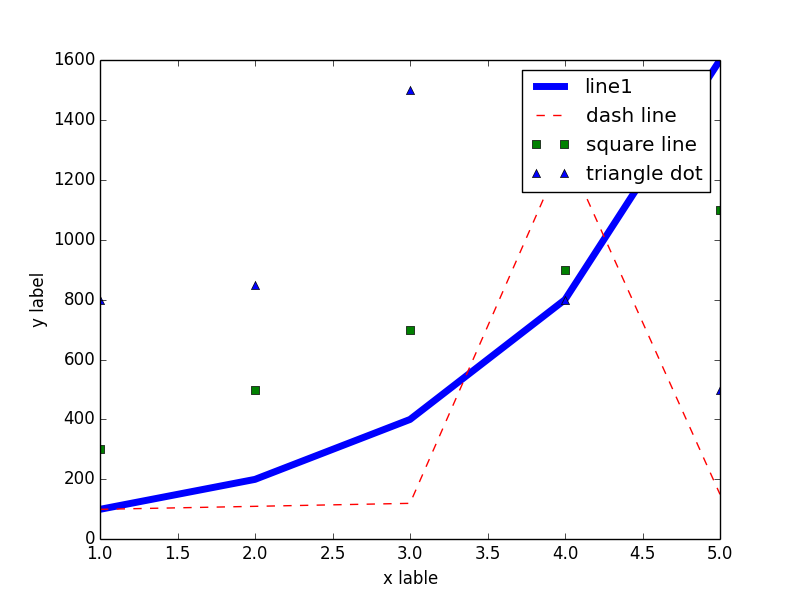

Write the Python code that produced this figure.
#!/usr/bin/python3


import matplotlib.pyplot as mpt 

xaxis=[x for x in range(1,6)]

mpt.plot(xaxis, [100,200,400,800,1600], lw=5, label='line1')
mpt.plot(xaxis, [100,110,120,1300,150], 'r--', label='dash line')
mpt.plot(xaxis, [300,500,700,900,1100], 'gs', label='square line')
mpt.plot(xaxis, [800,850,1500,799,500], 'b^', label='triangle dot')

mpt.xlabel('x lable')
mpt.ylabel('y label')
#mpt.title('this is testing')
mpt.legend()
mpt.show()
